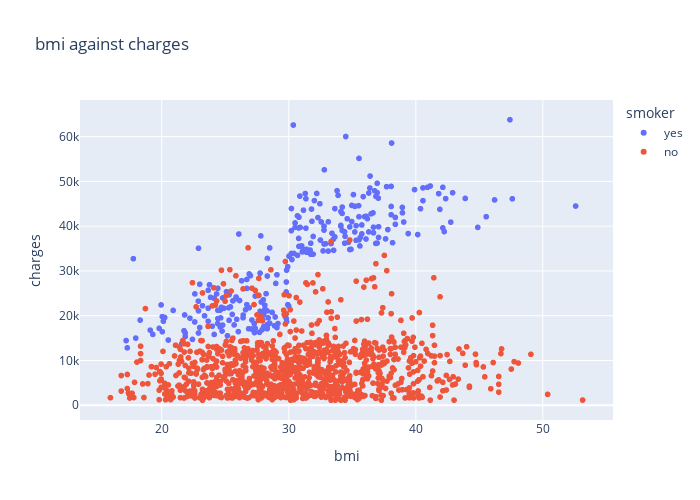

The notebook cell saved with this chart:
### Code cell
fig = px.scatter(medical_df, x='bmi', y='charges', color='smoker', title='bmi against charges')
fig.update_layout(bargap=0.1, height=500, width=700)
fig.show()

### Figure 1 — Plotly figure (JSON) as saved in the notebook; plotly's stock layout.template omitted (floating-point values rounded to 4 significant figures; data arrays with more than 128 entries replaced by an {"elided": "..."} marker saying what was removed)
{"data": [{"hovertemplate": "smoker=yes<br>bmi=%{x}<br>charges=%{y}<extra></extra>", "legendgroup": "yes", "marker": {"color": "#636efa", "symbol": "circle"}, "mode": "markers", "name": "yes", "showlegend": true, "type": "scattergl", "x": {"elided": "274 float values"}, "xaxis": "x", "y": {"elided": "274 float values"}, "yaxis": "y"}, {"hovertemplate": "smoker=no<br>bmi=%{x}<br>charges=%{y}<extra></extra>", "legendgroup": "no", "marker": {"color": "#EF553B", "symbol": "circle"}, "mode": "markers", "name": "no", "showlegend": true, "type": "scattergl", "x": {"elided": "1064 float values"}, "xaxis": "x", "y": {"elided": "1064 float values"}, "yaxis": "y"}], "layout": {"bargap": 0.1, "height": 500, "legend": {"title": {"text": "smoker"}, "tracegroupgap": 0}, "title": {"text": "bmi against charges"}, "width": 700, "xaxis": {"anchor": "y", "autorange": true, "domain": [0, 1], "range": [13.57, 55.52], "title": {"text": "bmi"}, "type": "linear"}, "yaxis": {"anchor": "x", "autorange": true, "domain": [0, 1], "range": [-3289.0, 68180.0], "title": {"text": "charges"}, "type": "linear"}}}
